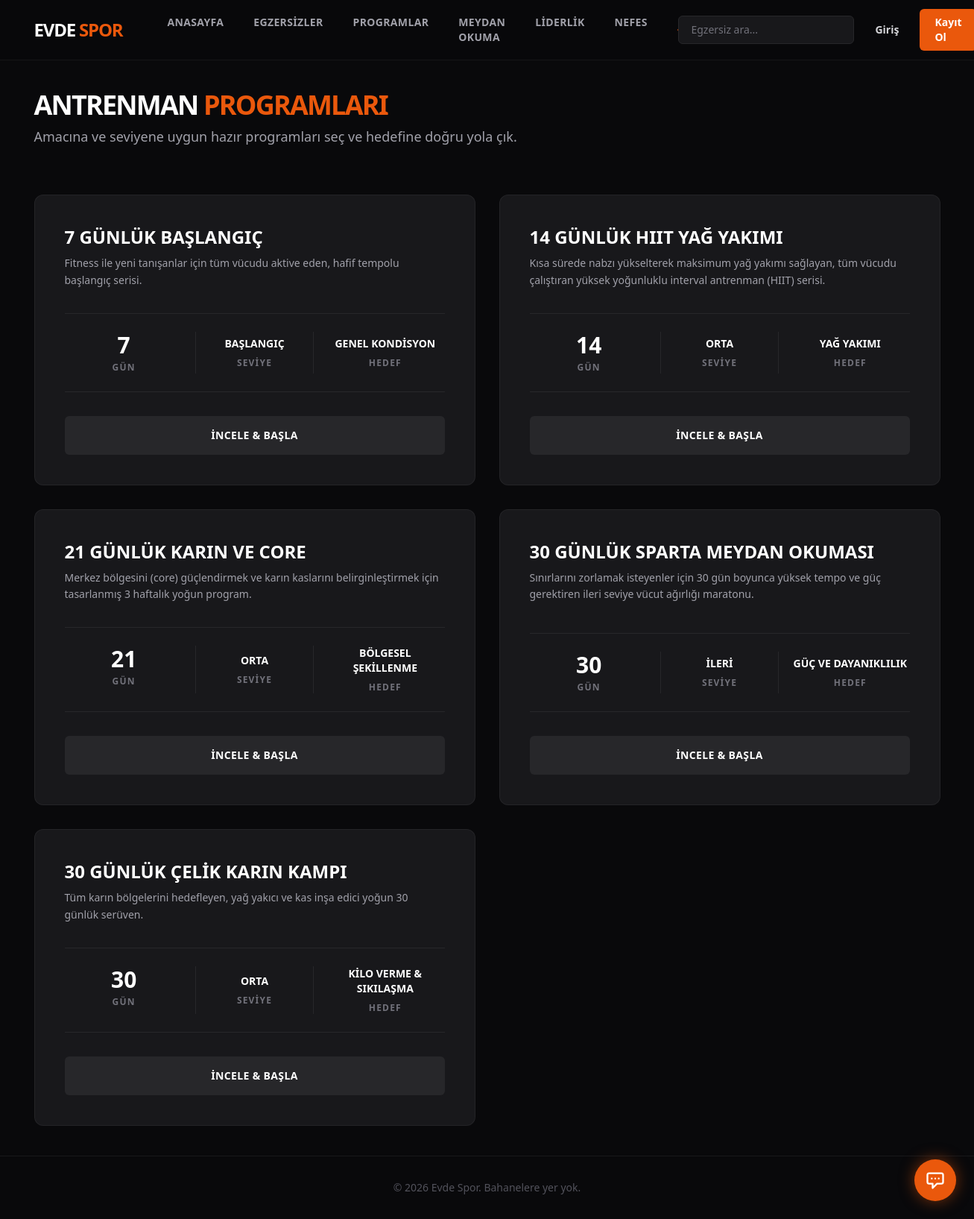
The app's page /programlar with its own data.
### models.py (models this page shows)
class Program(db.Model):
    id = db.Column(db.Integer, primary_key=True)
    title = db.Column(db.String(100), nullable=False)
    slug = db.Column(db.String(100), unique=True, nullable=False)
    description = db.Column(db.Text, nullable=True)
    duration_days = db.Column(db.Integer, nullable=False)
    level = db.Column(db.String(50), nullable=False)
    goal = db.Column(db.String(100), nullable=False)

### app.py (the view)
    @app.route('/programlar')
    def programs():
        all_programs = Program.query.all()
        return render_template('programs.html', programs=all_programs)

### templates/programs.html (shortened to what this page needs)
{% extends 'base.html' %}
{% block content %}
<div class="mb-10 pb-6 relative z-10">
    <h1 class="text-4xl font-black text-white uppercase tracking-tighter">Antrenman <span class="text-accent">Programları</span></h1>
    <p class="text-zinc-400 mt-2 text-lg font-medium">Amacına ve seviyene uygun hazır programları seç ve hedefine doğru yola çık.</p>
</div>
<div class="grid grid-cols-1 md:grid-cols-2 gap-8 relative z-10">
    {% for program in programs %}
    <div class="athletic-card rounded-xl overflow-hidden relative group">
        <div class="p-8 md:p-10 relative z-10 flex flex-col h-full">
            <h2 class="text-2xl font-black text-white mb-2 group-hover:text-accent transition-colors uppercase">{{ program.title }}</h2>
            <p class="text-zinc-400 mb-8 text-sm leading-relaxed flex-grow">{{ program.description }}</p>
            <div class="grid grid-cols-3 gap-4 mb-8 text-center border-t border-b border-zinc-800 py-6">
                <div>
                    <span class="block text-3xl font-black text-white">{{ program.duration_days }}</span>
                    <span class="text-xs font-bold text-zinc-500 uppercase tracking-widest mt-1 block">Gün</span>
                </div>
                <div class="flex flex-col justify-center border-l border-r border-zinc-800">
                    <span class="block text-sm font-bold text-white uppercase">{{ program.level }}</span>
                    <span class="text-xs font-bold text-zinc-500 uppercase tracking-widest mt-2 block">Seviye</span>
                </div>
                <div class="flex flex-col justify-center">
                    <span class="block text-sm font-bold text-white uppercase">{{ program.goal }}</span>
                    <span class="text-xs font-bold text-zinc-500 uppercase tracking-widest mt-2 block">Hedef</span>
                </div>
            </div>
            <a href="/programlar/{{ program.slug }}" class="block text-center w-full bg-zinc-800 hover:bg-accent text-white font-bold py-4 px-6 rounded-md transition duration-300 uppercase tracking-wide text-sm">
                İncele & Başla
            </a>
        </div>
    </div>
    {% endfor %}
</div>
{% endblock %}

### templates/base.html (style rules this page uses)
body { background-color: #09090b; color: #fafafa; }
.athletic-card { background-color: #18181b; border: 1px solid rgba(255, 255, 255, 0.05); transition: all 0.3s ease; }

### records on screen
Program: title "7 GÜNLÜK BAŞLANGIÇ", description "Fitness ile yeni tanışanlar için tüm vücudu aktive eden, hafif tempolu başlangıç serisi.", duration_days "7", level "BAŞLANGIÇ", goal "GENEL KONDISYON"
Program: title "14 GÜNLÜK HIIT YAĞ YAKIMI", description "Kısa sürede nabzı yükselterek maksimum yağ yakımı sağlayan, tüm vücudu çalıştıran yüksek yoğunluklu interval antrenman (HIIT) serisi.", duration_days "14", level "ORTA", goal "YAĞ YAKIMI"
Program: title "21 GÜNLÜK KARIN VE CORE", description "Merkez bölgesini (core) güçlendirmek ve karın kaslarını belirginleştirmek için tasarlanmış 3 haftalık yoğun program.", duration_days "21", level "ORTA", goal "BÖLGESEL ŞEKILLENME"
Program: title "30 GÜNLÜK SPARTA MEYDAN OKUMASI", description "Sınırlarını zorlamak isteyenler için 30 gün boyunca yüksek tempo ve güç gerektiren ileri seviye vücut ağırlığı maratonu.", duration_days "30", level "İLERI", goal "GÜÇ VE DAYANIKLILIK"
Program: title "30 GÜNLÜK ÇELIK KARIN KAMPI", description "Tüm karın bölgelerini hedefleyen, yağ yakıcı ve kas inşa edici yoğun 30 günlük serüven.", duration_days "30", level "ORTA", goal "KILO VERME & SIKILAŞMA"
